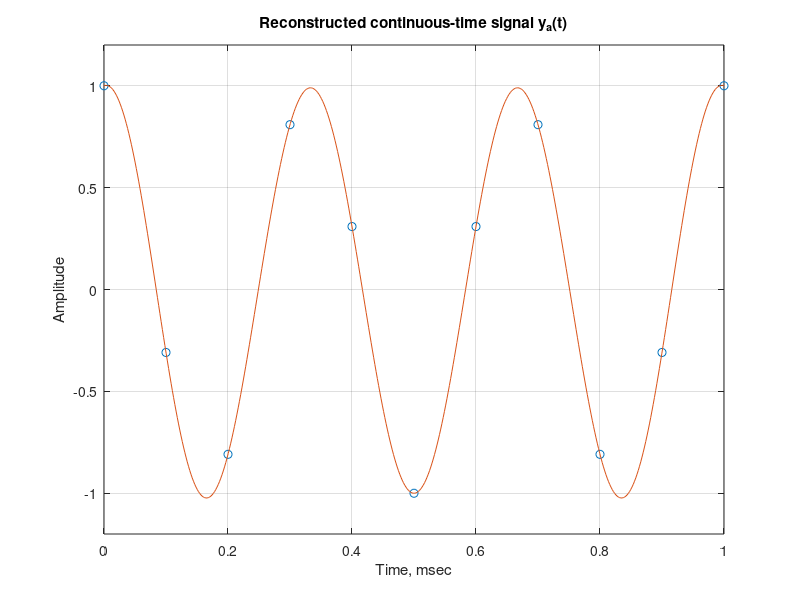

The MATLAB script that drew this image:
% Program P9_2
% Illustration of Aliasing Effect in the Time Domain
% Program adapted from [Kra94] with permission from
% The Mathworks, Inc., Natick, MA.
clf;
T = 0.1;f = 13;
n = (0:T:1)';
xs = cos(2*pi*f*n);

% Chnaging the range of t to cover the full span of ya(t)
t = linspace(min(n), max(n), 500)';

ya = sinc((1/T)*t(:,ones(size(n))) - (1/T)*n(:,ones(size(t)))')*xs;

plot(n,xs,'o',t,ya);
grid;
xlabel('Time, msec');
ylabel('Amplitude');
title('Reconstructed continuous-time signal y_{a}(t)');
axis([0 1 -1.2 1.2]);